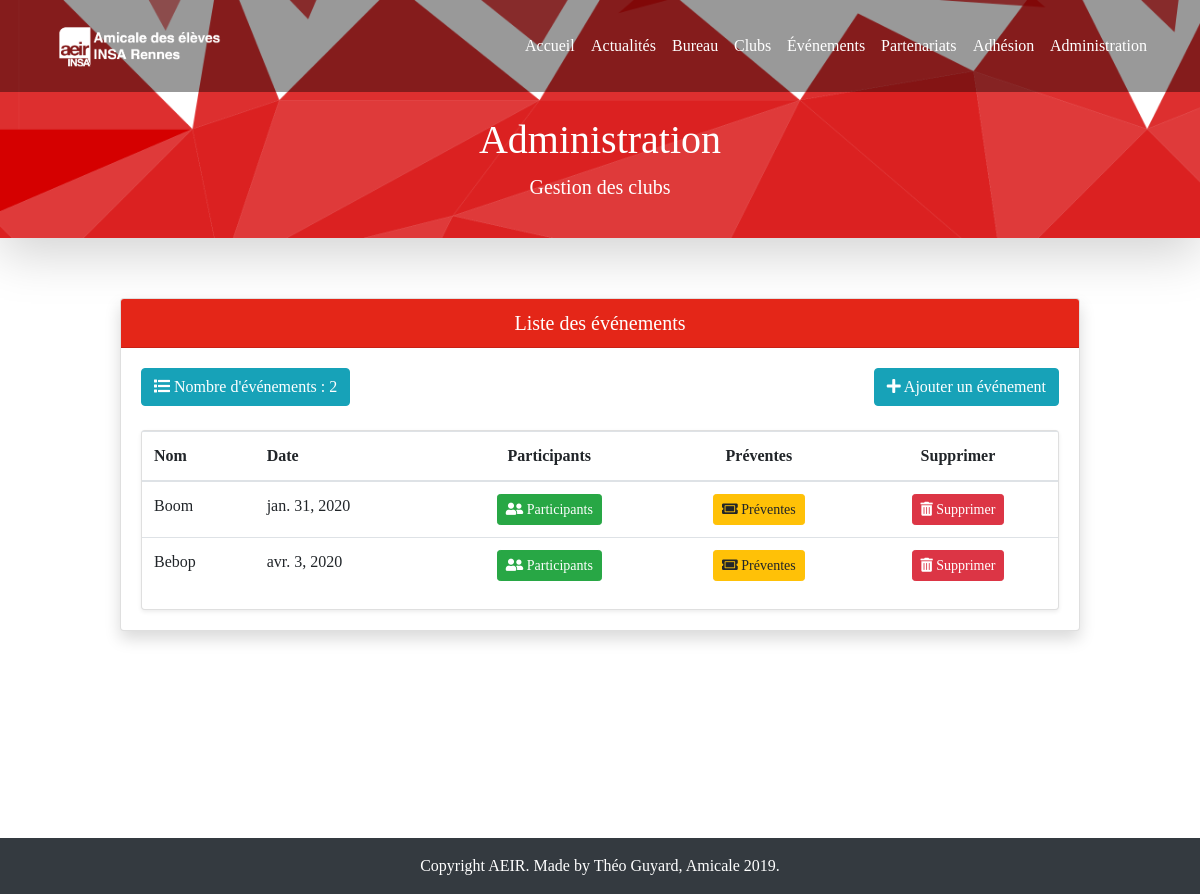
Page /administration/event_management_list (signed in) on the committed database.
### administration/models.py (models this page shows, shortened)
class EventManagement(models.Model):
    name = models.CharField(max_length=200)
    date = models.DateField()
    participants = models.ManyToManyField(Adhesion, default=0, blank=True)
    participants_non_adherents = models.IntegerField(default=0)
    max_capacity = models.IntegerField(default=800, blank=True)

### administration/views.py (the view, shortened to what this page needs)
class AdministrationEventManagementListView(
    UserPassesTestMixin, LoginRequiredMixin, ListView
):
    login_url = "administration_login"
    template_name = "administration/event_management_list.html"
    model = EventManagement
    paginate_by = 50
    def get_context_data(self, **kwargs):
        context = super().get_context_data(**kwargs)
        context["page_title"] = "Administration"
        context["page_subtitle"] = "Gestion des clubs"
        context["number"] = len(self.get_queryset())
        return context
    def get_queryset(self):
        return EventManagement.objects.all().order_by("date")
    def test_func(self):
        return self.request.user.groups.filter(name="Club management").exists()

### templates/administration/event_management_list.html (shortened to what this page needs)
{% extends 'base.html' %}
{% block content %}
<div class="card shadow">
    <h5 class="card-header bg-primary text-white text-center">Liste des événements</h5>
    <div class="card-body">
        <div class="row">
            <div class="col-md-6">
                <div class="btn btn-info float-left"><i class="fas fa-list"></i> Nombre d'événements : {{ number }}</div>
            </div>
            <div class="col-md-6">
                <a href="{% url 'event_management_create' %}" class="btn btn-info float-right"><i class="fas fa-plus"></i> Ajouter un événement</a>
            </div>
        </div>
        <div class="row">
            <div class="col-12 mt-4">
                <div class="card shadow-sm">
                    <form method="post">
                        <table class="table table-hover">
                            <thead>
                                <tr>
                                <th scope="col">Nom</th>
                                <th scope="col">Date</th>
                                <th scope="col" class="text-center">Participants</th>
                                <th scope="col" class="text-center">Préventes</th>
                                <th scope="col" class="text-center">Supprimer</th>
                                </tr>
                            </thead>
                            <tbody>
                                {% if object_list %}
                                    {% for obj in object_list %}
                                        <tr>
                                        <td>{{ obj.name }}</td>
                                        <td>{{ obj.date }}</td>
                                        <td class="text-center"><a class="btn btn-sm btn-success" href="{% url 'event_management_participants' obj.pk %}"><i class="fas fa-user-friends"></i> Participants</a></td class="text-center">
                                        <td class="text-center"><a class="btn btn-sm btn-warning" href="{% url 'event_management_prevente' obj.pk %}"><i class="fas fa-ticket-alt"></i> Préventes</a></td class="text-center">
                                        <td class="text-center"><a class="btn btn-sm btn-danger" href="{% url 'event_management_delete' obj.pk %}"><i class="fas fa-trash-alt"></i> Supprimer</a></td class="text-center">
                                        </tr>
                                    {% endfor %}
                                {% endif %}
                            </tbody>
                        </table>
                    </form>
                </div>
            </div>
        </div>
    </div>
</div>
{% endblock %}

### static/css/style.css (style rules this page uses)
html, body { font-family: "DIN-pro"; height: 100%; }

### rows in the picture
EventManagement: name "Boom", date "jan. 31, 2020"
EventManagement: name "Bebop", date "avr. 3, 2020"

### other values in the picture
{{ page_title }} "Administration"
{{ page_subtitle }} "Gestion des clubs"
{{ number }} "2"
